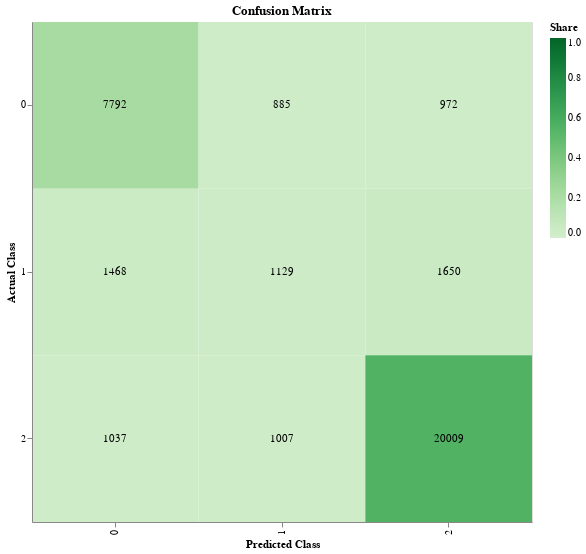

The notebook cell saved with this chart:
### Code cell
confusion_matrix(prediction_df, "predicted", "true", title="Confusion Matrix", share=True)

### Figure 1 — Vega-Lite specification as saved in the notebook (floating-point values rounded to 4 significant figures)
{"config": {"view": {"continuousWidth": 400, "continuousHeight": 300}}, "layer": [{"mark": "rect", "encoding": {"color": {"type": "quantitative", "field": "share", "legend": {"title": "Share"}, "scale": {"domain": [0, 1], "scheme": "greens"}}, "x": {"type": "ordinal", "field": "predicted", "title": "Predicted Class"}, "y": {"type": "ordinal", "field": "true", "title": "Actual Class"}}}, {"mark": {"type": "text", "align": "center", "baseline": "middle"}, "encoding": {"color": {"value": "black"}, "text": {"type": "quantitative", "field": "count"}, "x": {"type": "ordinal", "field": "predicted"}, "y": {"type": "ordinal", "field": "true"}}}], "data": {"name": "data-5347d093e3d508d5f926b11c5024f1a0"}, "height": 500, "title": {"text": "Confusion Matrix"}, "width": 500, "$schema": "https://vega.github.io/schema/vega-lite/v4.8.1.json", "datasets": {"data-5347d093e3d508d5f926b11c5024f1a0": [{"predicted": 0, "true": 0, "count": 7792, "share": 0.2168}, {"predicted": 0, "true": 1, "count": 1468, "share": 0.04084}, {"predicted": 0, "true": 2, "count": 1037, "share": 0.02885}, {"predicted": 1, "true": 0, "count": 885, "share": 0.02462}, {"predicted": 1, "true": 1, "count": 1129, "share": 0.03141}, {"predicted": 1, "true": 2, "count": 1007, "share": 0.02801}, {"predicted": 2, "true": 0, "count": 972, "share": 0.02704}, {"predicted": 2, "true": 1, "count": 1650, "share": 0.0459}, {"predicted": 2, "true": 2, "count": 20009, "share": 0.5566}]}}
